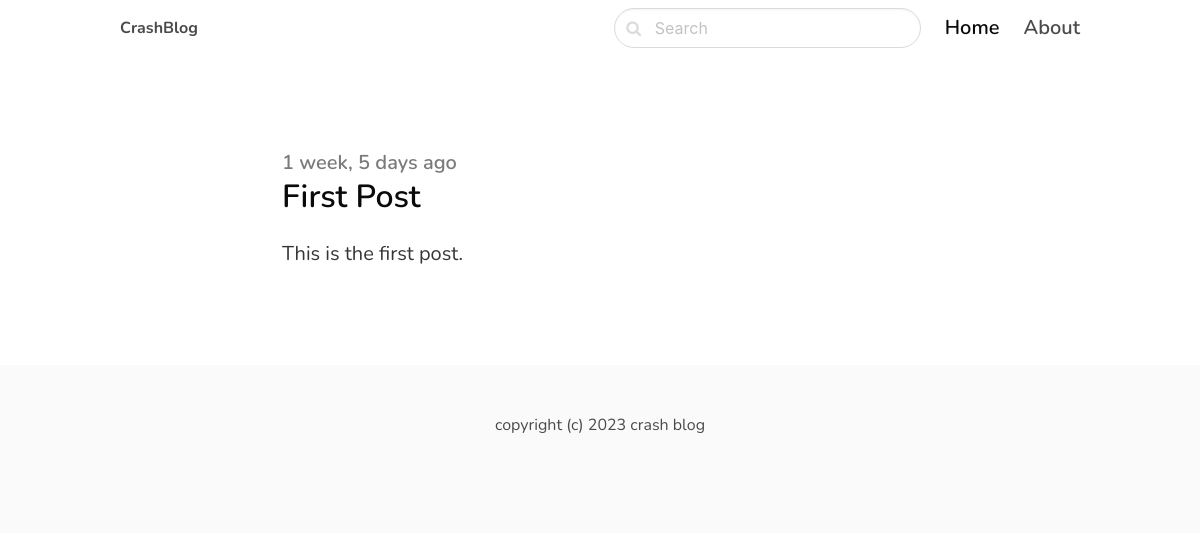
/django/, run on the app's committed database.
### blog/models.py (models this page shows, shortened)
class Post(models.Model):
    class Status(models.TextChoices):
        DRAFT = 'DF', 'Draft'
        PUBLISHED = 'PB', 'Published'
    category = models.ForeignKey(Category, related_name='posts', on_delete=models.CASCADE)
    title = models.CharField(max_length=225)
    slug = models.SlugField()
    author = models.ForeignKey(User, on_delete=models.CASCADE, related_name='blog_post')
    intro = models.TextField()
    body = models.TextField()
    created_at = models.DateTimeField(auto_now_add=True)
    published_at = models.DateTimeField(default=timezone.now)
    updated_at = models.DateTimeField(auto_now=True)
    status = models.CharField(max_length=2, choices=Status.choices, default=Status.DRAFT)
    image = models.ImageField(upload_to='uploads/', blank=True, null=True)
    class Meta:
        verbose_name = 'Post'
        verbose_name_plural = 'Posts'
        ordering = ('-published_at',)
        indexes = [
            models.Index(fields=['-published_at'])
        ]

### blog/views.py (the view)
# urls.py: path('<slug:slug>/', category_detail, name='category_details'),
def category_detail(request, slug):
    category = get_object_or_404(Category, slug=slug)
    posts = category.posts.filter(status=Post.Status.PUBLISHED)
    return render(request, 'blog/category.html', {'category': category, 'posts': posts})

### blog/templates/blog/category.html (shortened to what this page needs)
{% extends "core/base.html" %}
{% block content %}
<section class="hero ">
    <div class="hero-body">
        <div class="container">
            <section class="section">
                <div class="columns">
                    <div class="column is-5 is-offset-1">
                        {% for post in posts %}
                        <div class="content is-medium">
                            <a href=" {% url 'post_details' post.category.slug post.slug %}">
                                <h2 class="subtitle is-5 has-text-grey"> {{post.created_at |timesince}} ago </h2>
                                <h1 class="title has-text-black is-3">{{post.title}}</h1>
                                <p class="has-text-dark">
                                    {{post.intro}}
                                </p>
                            </a>
                        </div>
                        {% empty %}
                        <div class="content">
                            <p> There is no post in this category... </p>
                        </div>
                        {% endfor %}
                    </div>
                </div>
            </section>
        </div>
    </div>
</section>
{% endblock content %}

### core/templates/core/base.html (style rules this page uses)
body { font-family: 'Nunito', sans-serif; }

### data on the page
Post: created_at "1 week, 5 days", title "First Post", intro "This is the first post."
